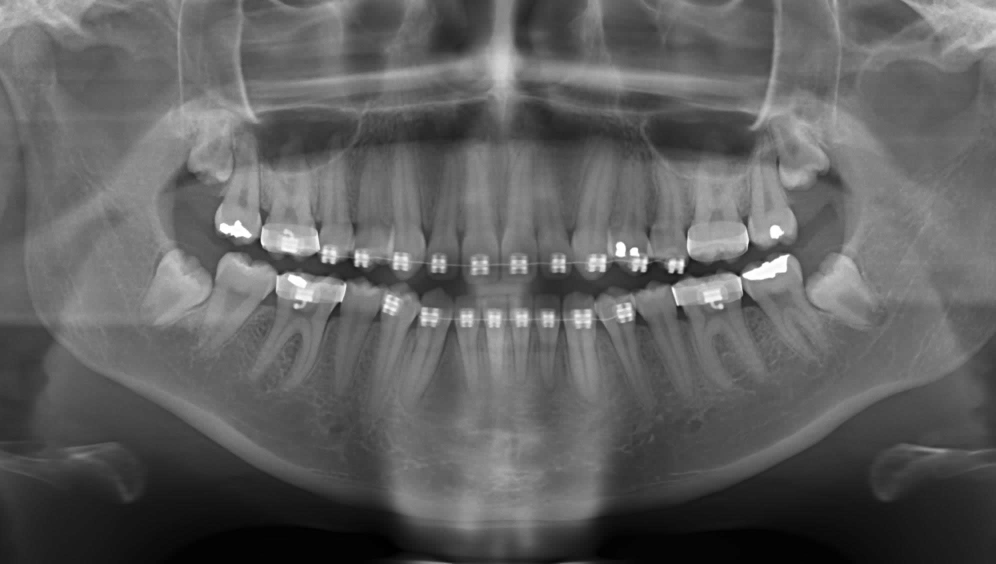
#> input picture test_data/Images/cate1-00001.jpg, 1991 x 1127 px, found by its file name (shown at 1/2 size); its folder holds only this picture in this run
$ python display.py
#> lines starting #> are read from the running program, lines starting #| are printed output that depends on the picture; after the words box and inside, x2 and y2 are one past the last pixel; in counts of white or black regions, pixels touching at a corner belong together
#> further down, img is the input picture: shape (1127, 1991, 3); min 0, max 255, mean 95.6
import os
import cv2
import numpy as np
from imutils import perspective
from scipy.spatial import distance as dist


def midpoint(ptA, ptB):
    return (ptA[0] + ptB[0]) * 0.5, (ptA[1] + ptB[1]) * 0.5


def CCA_Analysis(orig_image, predict_image, erode_iteration, open_iteration):
#> called with erode_iteration = 3, open_iteration = 2
    kernel1 = (np.ones((5, 5), dtype=np.float32))
    kernel_sharpening = np.array([[-1, -1, -1], [-1, 9, -1], [-1, -1, -1]])
    image = predict_image
    image2 = orig_image
    image = cv2.morphologyEx(image, cv2.MORPH_OPEN, kernel1, iterations=open_iteration)
    image = cv2.filter2D(image, -1, kernel_sharpening)
    image = cv2.erode(image, kernel1, iterations=erode_iteration)
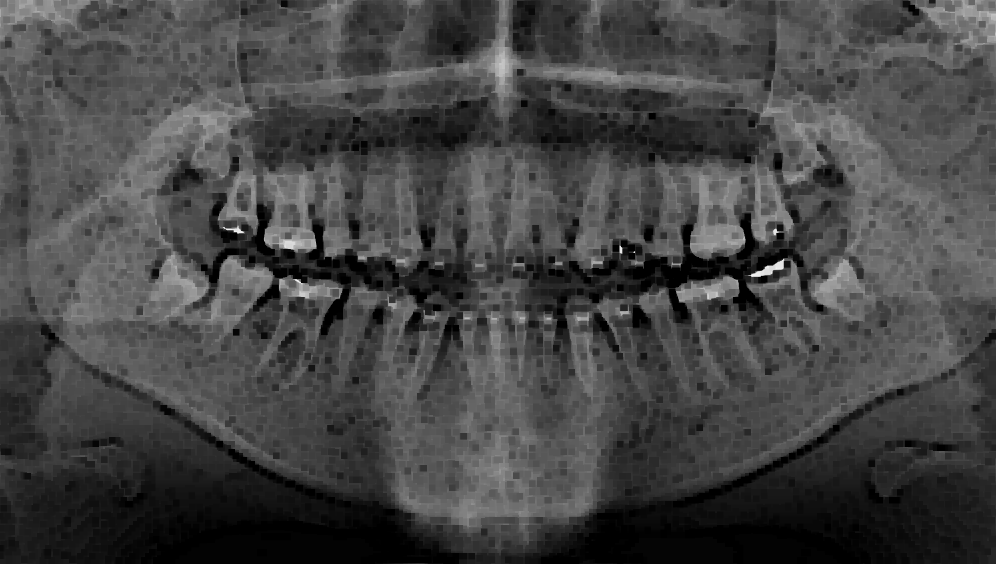
#> image: shape (1127, 1991, 3) (shown at 1/2 size); min 0, max 248, mean 68.9
    image = cv2.cvtColor(image, cv2.COLOR_BGR2GRAY)
#> image: shape (1127, 1991)
    thresh = cv2.threshold(image, 0, 255, cv2.THRESH_BINARY + cv2.THRESH_OTSU)[1]
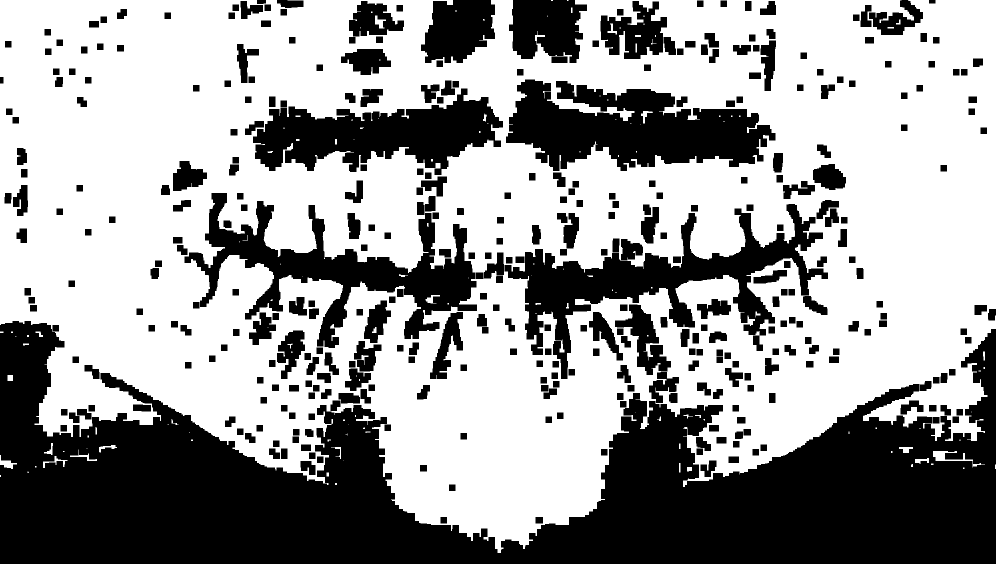
#> thresh: shape (1127, 1991) (shown at 1/2 size); 61.1% white; 374 black regions, largest, box (x1, y1, x2, y2) and area: (0, 642, 1991, 1127) 469096, (1012, 159, 1551, 342) 60458, (1009, 408, 1656, 758) 57968
    labels = cv2.connectedComponents(thresh, connectivity=8)[1]
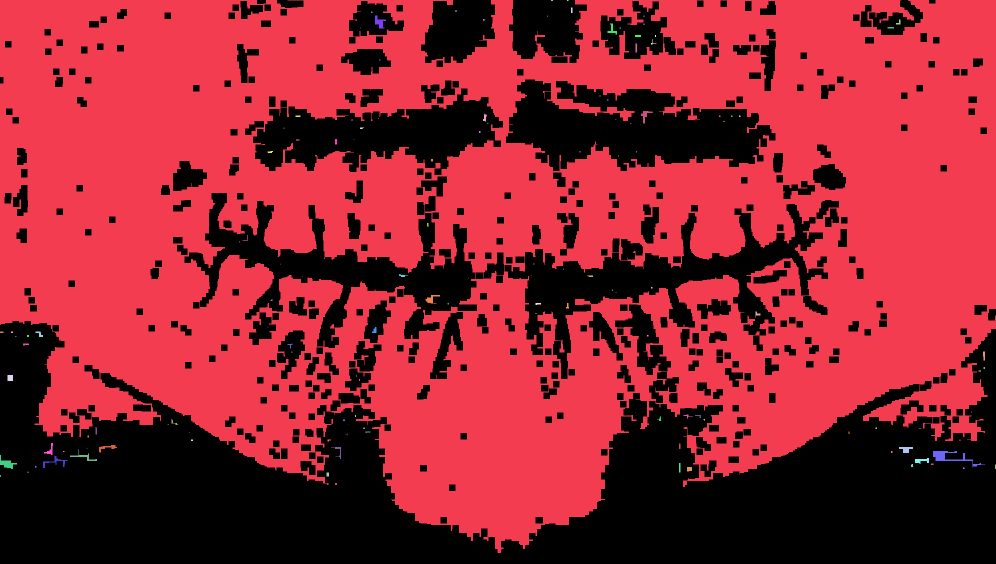
#> labels: shape (1127, 1991) int32 (shown at 1/2 size); 134 distinct labels, from 0 to 133; one colour per label, 0 black
    a = np.unique(labels)
#> a = 134 values from 0 to 133
    count2 = 0
    for label in a:
        if label == 0:
            continue
        # Create a mask
        mask = np.zeros(thresh.shape, dtype="uint8")
        mask[labels == label] = 255
        cnts, hieararch = cv2.findContours(mask.copy(), cv2.RETR_EXTERNAL, cv2.CHAIN_APPROX_SIMPLE)
        cnts = cnts[0]
        c_area = cv2.contourArea(cnts)
        if c_area < 1000:
            continue
        if c_area > 5000:
            count2 += 1

        (x, y), radius = cv2.minEnclosingCircle(cnts)
        rect = cv2.minAreaRect(cnts)
        box = cv2.boxPoints(rect)
        box = np.array(box, dtype="int")
        box = perspective.order_points(box)
        color1 = (list(np.random.choice(range(150), size=3)))
        color = [int(color1[0]), int(color1[1]), int(color1[2])]
        cv2.drawContours(image2, [box.astype("int")], 0, color, 4)
        (tl, tr, br, bl) = box
        (tltrX, tltrY) = midpoint(tl, tr)
        (blbrX, blbrY) = midpoint(bl, br)

        (tlblX, tlblY) = midpoint(tl, bl)
        (trbrX, trbrY) = midpoint(tr, br)
        dA = dist.euclidean((tltrX, tltrY), (blbrX, blbrY))
        dB = dist.euclidean((tlblX, tlblY), (trbrX, trbrY))
        pixelsPerMetric = 1
#> this loop made 134 passes
#> (c_area, count2, x, y, radius, rect, color, tl) on pass 2: (1731393, 1, 995, 408.6, 1075.6, ((995, 552.5), (1105, 1990), -90), [47, 117, 67], [0, 0])
#> c_area on passes 8, 12, 13, 25, 26, 44: 240, 30.5, 109, 160, 48.5, 20.5
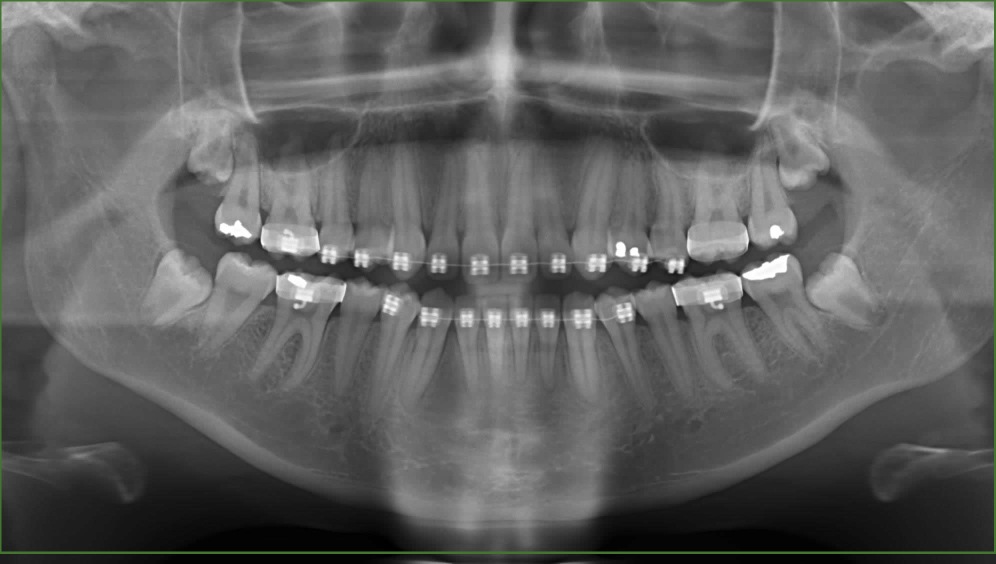
#> image2: shape (1127, 1991, 3) (shown at 1/2 size); 1% of pixels changed, all inside (x1, y1, x2, y2) = (0, 0, 1991, 1108)
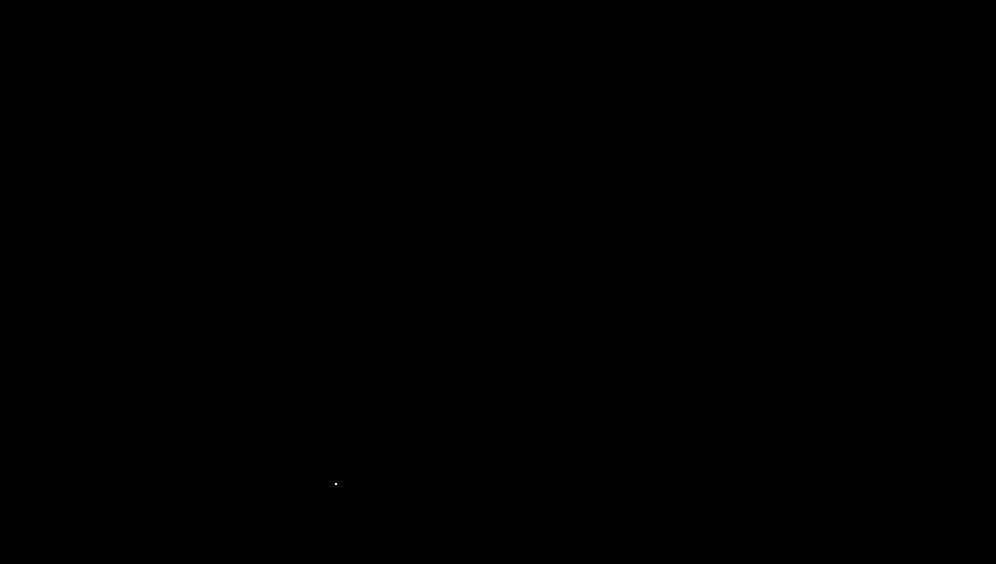
#> mask: shape (1127, 1991) (shown at 1/2 size); 0% white; 1 white region (1 under 20 px)
#> after the loop, count2 = 1
    teeth_count = count2
#> teeth_count = 1
    return image2, teeth_count


dir_path = "/home/gaurav/Projects/medical/TeethU2Net/test_data"
output = './Result'
os.makedirs(output, exist_ok=True)


def convert_one_channel(img):
    if len(img.shape) > 2:
        img = img[:, :, 0]
        return img
    else:
        return img


for file_name in os.listdir(os.path.join(dir_path, 'Images')):
    mask_path = os.path.join(dir_path, 'Masks', file_name).replace('.jpg', '.jpeg')
    image_path = os.path.join(dir_path, 'Images', file_name)
    img = cv2.imread(image_path)
    predicted = cv2.imread(mask_path)
    predicted = cv2.resize(predicted, (img.shape[1], img.shape[0]), interpolation=cv2.INTER_LANCZOS4)
    cca_result, teeth_count = CCA_Analysis(img, predicted, 3, 2)
#> teeth_count = 1
    print(os.path.join(output, file_name))
    cv2.imwrite(os.path.join(output, file_name), cca_result)

$ run again, on test_data/Images/cate1-00002.jpg
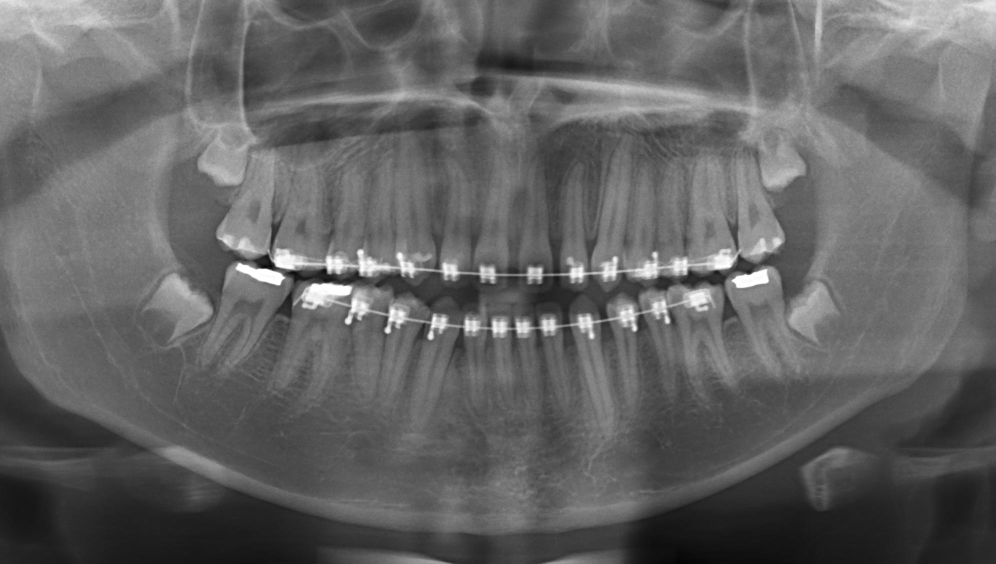
#> input picture test_data/Images/cate1-00002.jpg, 1991 x 1127 px, found by its file name (shown at 1/2 size)
#> img is the input picture: shape (1127, 1991, 3); min 4, max 255, mean 98.9
#> thresh: shape (1127, 1991); 53.6% white; 470 black regions, largest, box (x1, y1, x2, y2) and area: (0, 217, 1991, 1127) 730458, (480, 0, 878, 230) 44488, (498, 200, 982, 340) 32746
#> in CCA_Analysis, `labels = cv2.connectedComponents(thresh, connectivity=8)[1]`:
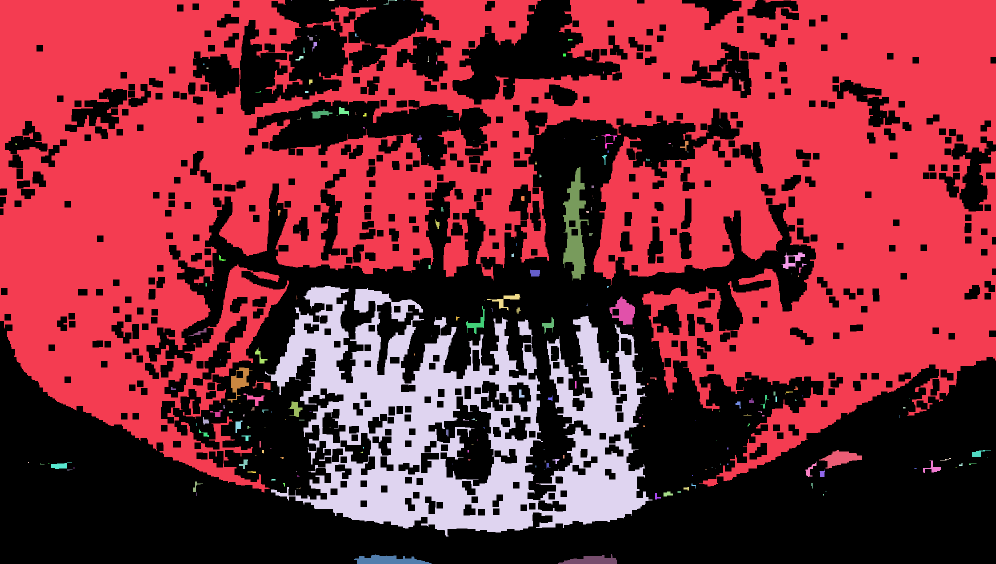
#> labels: shape (1127, 1991) int32 (shown at 1/2 size); 229 distinct labels, from 0 to 228; one colour per label, 0 black
#> a = 229 values from 0 to 228
#> the loop in CCA_Analysis, `for label in a:` made 229 passes
#> (c_area, x, y, radius, rect, color, tl, tr) on passes 2, 59: (1170861.5, 995, 360, 1058.1, ((995, 492), (984, 1990), -90), [47, 117, 67], [0, 0], [1990, 0]), (5797, 1152.5, 447, 113.2, ((1151.5, 447), (226, 51), -90), [103, 9, 21], [1125, 333], [1176, 333])
#> after the loop in CCA_Analysis, `for label in a:`:
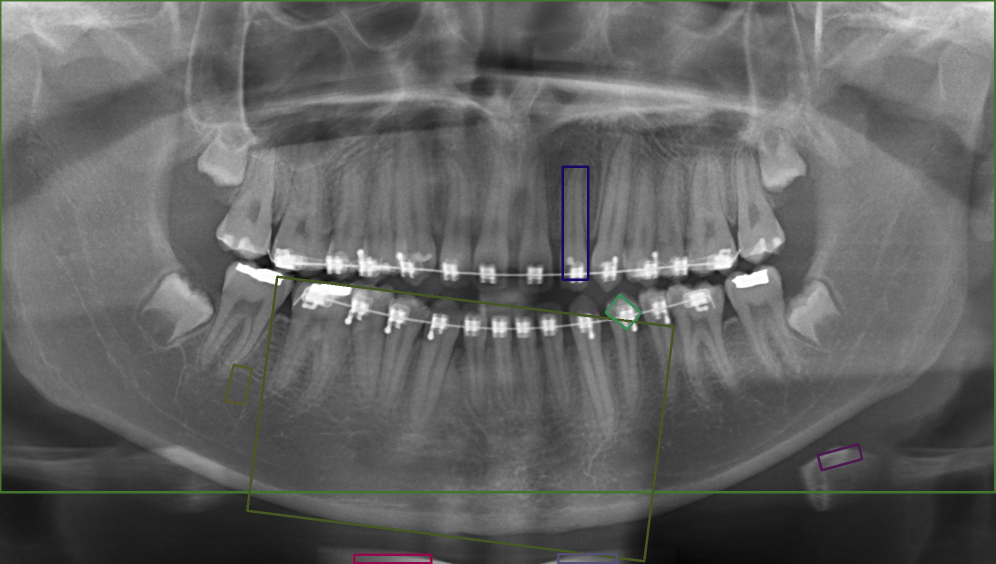
#> image2: shape (1127, 1991, 3) (shown at 1/2 size); 1.89% of pixels changed, all inside (x1, y1, x2, y2) = (0, 0, 1991, 1127)
#> after the loop in CCA_Analysis, `for label in a:`: count2 = 3

$ run again, on test_data/Images/cate1-00003.jpg
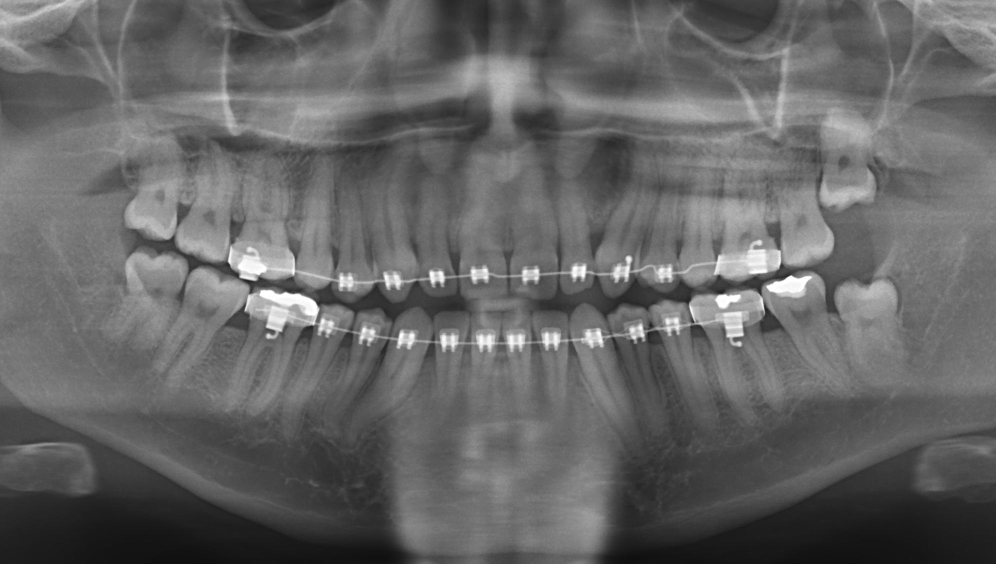
#> input picture test_data/Images/cate1-00003.jpg, 1991 x 1127 px, found by its file name (shown at 1/2 size)
#> img is the input picture: shape (1127, 1991, 3); min 14, max 255, mean 100.9
#> thresh: shape (1127, 1991); 59.5% white; 390 black regions, largest, box (x1, y1, x2, y2) and area: (1000, 404, 1991, 1127) 290119, (0, 417, 960, 1127) 286503, (409, 192, 991, 398) 46477
#> in CCA_Analysis, `labels = cv2.connectedComponents(thresh, connectivity=8)[1]`:
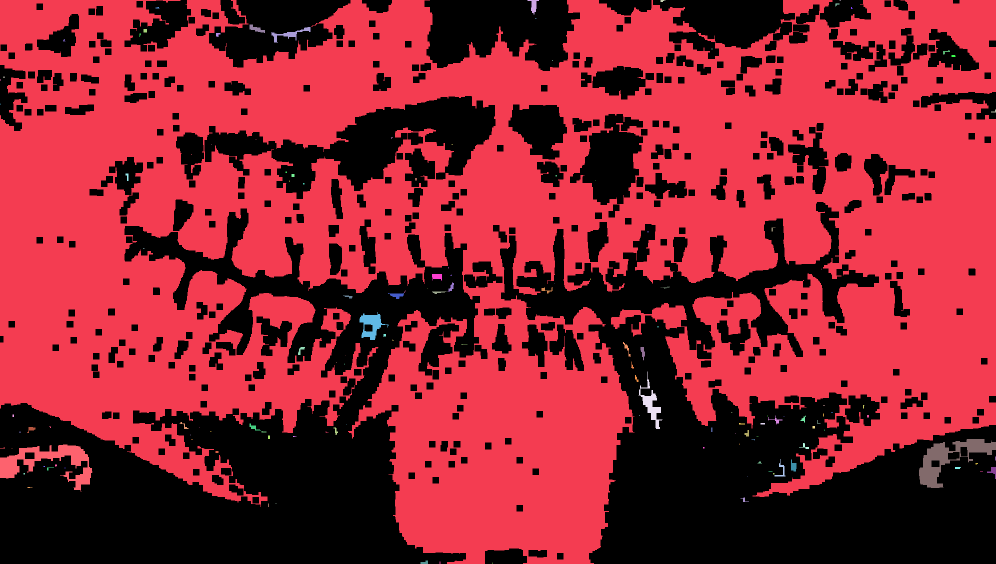
#> labels: shape (1127, 1991) int32 (shown at 1/2 size); 135 distinct labels, from 0 to 134; one colour per label, 0 black
#> a = 135 values from 0 to 134
#> the loop in CCA_Analysis, `for label in a:` made 135 passes
#> (c_area, x, y, radius, rect, color, tl, tr) on passes 2, 54: (1534331, 995, 424.5, 1081.8, ((995, 563), (1126, 1990), -90), [47, 117, 67], [0, 0], [1989, 0]), (1528.5, 744.7, 652.3, 31.45, ((748.1, 651.9), (56.18, 54.09), -5.91), [103, 9, 21], [717, 627], [773, 622])
#> after the loop in CCA_Analysis, `for label in a:`:
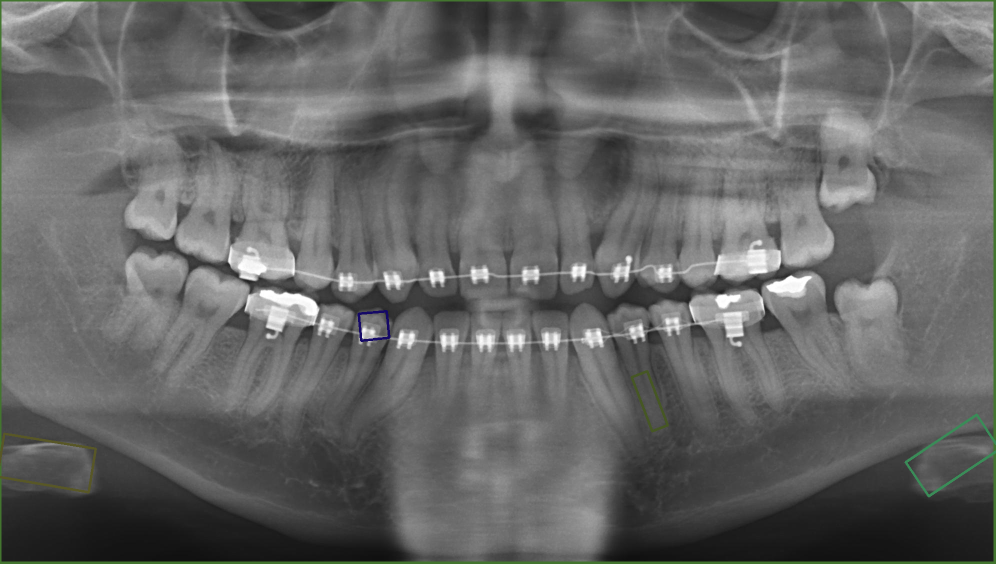
#> image2: shape (1127, 1991, 3) (shown at 1/2 size); 1.3% of pixels changed, all inside (x1, y1, x2, y2) = (0, 0, 1991, 1127)
#> after the loop in CCA_Analysis, `for label in a:`: count2 = 3
